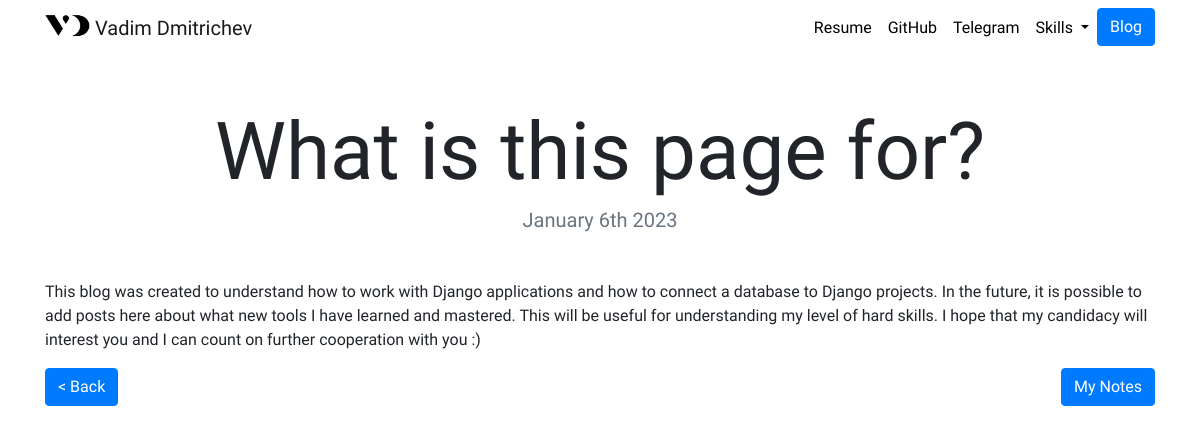
Page /blog/1/ on the committed database.
### blog/models.py (models this page shows, shortened)
class Blog(models.Model):
	title = models.CharField(max_length=200)
	date = models.DateField()
	description = models.TextField()
	url = models.URLField(blank=True)

### blog/views.py (the view)
# urls.py: path('<int:blog_id>/', views.details, name='details'),
def details(request, blog_id):
	blog = get_object_or_404(Blog, pk=blog_id)
	return render(request, 'blog/details.html', {'blog': blog})

### blog/templates/blog/details.html
{% extends "portfolio/base.html" %}
{% load static %}
{% block content %}
<h1 class="text-center mt-5" id="blogdetailtitle">{{ blog.title }}</h1>
<h5 class="text-center text-muted mb-5">{{ blog.date|date:'F jS Y' }}</h5>
{{ blog.description|safe }}
<div class="mt-3">
    <span class="float-left">
        <a class="btn btn-primary mb-3 text-center" href="{% url 'blog:all_blogs' %}" role="button">< Back</a>
    </span>
    {% if blog.url %}
    <span class='float-right'>
        <a class="btn btn-primary mb-3 text-center" href="{{ blog.url }}" role="button" target="_blank">My Notes</a>
    </span>
    {% endif %}
</div>
{% endblock %}

### portfolio/static/portfolio/custom.css (style rules this page uses)
body { font-family: 'Comfortaa', cursive; }
@media (min-width: 992px) { #blogdetailtitle { font-size: 5rem; } }

### rows in the picture
Blog: title "What is this page for?", date "January 6th 2023", description "This blog was created to understand how to work with Django applications and how to connect a database to Django projects. In the future, it is possible to add posts here about what new tools I have learned and mastered. This will be useful for understanding my level of hard skills. I hope that my candidacy will interest you and I can count on further cooperation with you :)"
